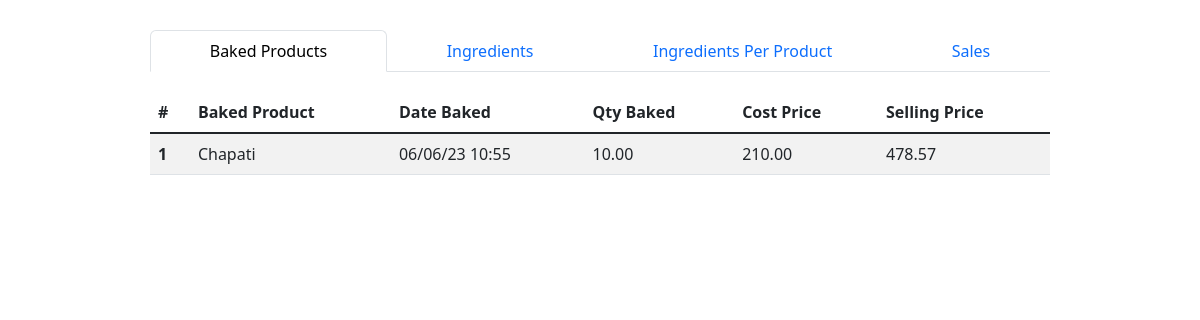
The app's page /analytics (signed in) with its own data.
### app.py (models this page shows, shortened)
class BakedProduct(db.Model):
    id = db.Column(db.Integer, primary_key=True)
    name_id = db.Column(db.Integer, db.ForeignKey('baked_product_name.id'), nullable=False)
    quantity = db.Column(db.DECIMAL(precision=8, scale=2), nullable=False)
    cost_price = db.Column(db.DECIMAL(precision=8, scale=2), nullable=False)
    selling_price = db.Column(db.DECIMAL(precision=8, scale=2), nullable=False)
    date_baked = db.Column(db.DateTime, default=datetime.datetime.utcnow)
    unit_of_measurement_id = db.Column(db.Integer, db.ForeignKey('unit_of_measurement.id'), nullable=False)
    ingredients = db.relationship('BakedProductIngredient', backref='baked_product', lazy=True)
    user_id = db.Column(db.Integer, db.ForeignKey('user.id'), nullable=False)
    user = db.relationship('User', backref=db.backref('baked_products', lazy=True))

class BakedProductName(db.Model):
    id = db.Column(db.Integer, primary_key=True)
    name = db.Column(db.String(100), nullable=False)
    user_id = db.Column(db.Integer, db.ForeignKey('user.id'), nullable=False)

### app.py (the view)
@app.route('/analytics')
@login_required
def analytics():
    user_id = current_user.id
    start_date, end_date = get_past_week_dates()
    top_ingredients = get_top_ingredients(user_id, start_date, end_date)
    top_ingredients_with_percentage = calculate_ingredient_percentages(top_ingredients)
    top_ingredients_with_index = enumerate_top_ingredients(top_ingredients_with_percentage)
    baked_products = get_baked_products(user_id, start_date, end_date)
    table_data = format_table_data(baked_products)
    baked_products = BakedProduct.query.filter_by(user_id=user_id).all()
    unique_ingredients = set(ingredient.product_id for product in baked_products for ingredient in product.ingredients)
    total_unique_ingredients = len(unique_ingredients)
    baked_product_percentages = [
        (product, len(product.ingredients), round((len(product.ingredients) / total_unique_ingredients) * 100, 2))
        for product in baked_products
    ]
    baked_product_names = BakedProductName.query.filter_by(user_id=user_id).all()
    baked_product_names_dict = {name.id: name.name for name in baked_product_names}
    baked_product_percentages_with_names = [
        (baked_product_names_dict.get(product.name_id), *product_data)
        for product, *product_data in baked_product_percentages
    ]
    return render_template('analytics.html',
                           top_ingredients_with_index=top_ingredients_with_index,
                           table_data=table_data,
                           get_unit_of_measurement_name=get_unit_of_measurement_name,
                           baked_product_percentages=baked_product_percentages_with_names,
                           get_product_status=get_product_status,
                           get_category_name=get_category_name)

### app.py (called while the page is built)
@login_manager.user_loader
def load_user(user_id):
    return User.query.get(int(user_id))

def get_past_week_dates():
    end_date = datetime.datetime.now()
    start_date = end_date - datetime.timedelta(days=7)
    return start_date, end_date

def calculate_ingredient_percentages(top_ingredients):
    top_ingredients_with_percentage = []
    for ingredient in top_ingredients:
        name, quantity, unit, quantity_remaining = ingredient
        percentage = round((quantity / (quantity + quantity_remaining)) * 100)
        top_ingredients_with_percentage.append((name, quantity, unit, percentage, quantity_remaining))
    return top_ingredients_with_percentage

def enumerate_top_ingredients(top_ingredients_with_percentage):
    top_ingredients_with_index = [(index + 1, ingredient) for index, ingredient in enumerate(top_ingredients_with_percentage)]
    return top_ingredients_with_index

def get_baked_products(user_id, start_date, end_date):
    baked_products = db.session.query(
        BakedProduct,
        BakedProductName.name
    ).join(
        BakedProductName, BakedProduct.name_id == BakedProductName.id
    ).filter(
        BakedProduct.user_id == user_id,
        BakedProduct.date_baked.between(start_date, end_date)
    ).order_by(BakedProduct.date_baked).all()
    return baked_products

def format_table_data(baked_products):
    table_data = []
    for index, (baked_product, product_name) in enumerate(baked_products, start=1):
        table_data.append({
            'Index': index,
            'Baked Product Name': product_name,
            'Cost Price': baked_product.cost_price,
            'Selling Price': baked_product.selling_price,
            'Quantity Baked': baked_product.quantity,
            'Date Baked': baked_product.date_baked
        })
    return table_data

### templates/analytics.html (shortened to what this page needs)
<!DOCTYPE html>
<html lang="en">
<head>
    <link href="https://cdn.jsdelivr.net/npm/bootstrap@5.3.0-alpha3/dist/css/bootstrap.min.css" rel="stylesheet">
    <link rel="stylesheet" href="/static/styles/analytics.css">
</head>
<body>
    <div id="container">
        <div>
            <nav class="nav  flex-column flex-sm-row">
                <div class="nav nav-tabs" id="nav-tab" role="tablist">
                  <button class="nav-link active flex-sm-fill text-sm-center" id="nav-baked-tab" data-bs-toggle="tab" data-bs-target="#nav-baked" type="button" role="tab" aria-controls="nav-baked" aria-selected="true">Baked Products</button>
                  <button class="nav-link flex-sm-fill text-sm-center" id="nav-ingredients-tab" data-bs-toggle="tab" data-bs-target="#nav-ingredients" type="button" role="tab" aria-controls="nav-ingredients" aria-selected="false">Ingredients</button>
                  <button class="nav-link flex-sm-fill text-sm-center" id="nav-ingredients/product-tab" data-bs-toggle="tab" data-bs-target="#nav-ingredients/product" type="button" role="tab" aria-controls="nav-ingredients/product" aria-selected="false">Ingredients Per Product</button>
                  <button class="nav-link flex-sm-fill text-sm-center" id="nav-sales-tab" data-bs-toggle="tab" data-bs-target="#nav-sales" type="button" role="tab" aria-controls="nav-sales" aria-selected="false">Sales</button>
                </div>
            </nav>
            <div class="tab-content" id="nav-tabContent">
                <div class="tab-pane fade show active table-responsive" id="nav-baked" role="tabpanel" aria-labelledby="nav-baked-tab" tabindex="0">
                    <table class="table table-striped">
                        <thead class="sticky-top">
                          <tr>
                            <th scope="col">#</th>
                            <th scope="col">Baked Product</th>
                            <th scope="col">Date Baked</th>
                            <th scope="col">Qty Baked</th>
                            <th scope="col">Cost Price</th>
                            <th scope="col">Selling Price</th>
                          </tr>
                        </thead>
                        <tbody class="table-group-divider">
                          {% for row in table_data %}
                            <tr>
                              <th scope="row">{{ row['Index'] }}</th>
                              <td>{{ row['Baked Product Name'] }}</td>
                              <td>{{ row['Date Baked'].strftime('%d/%m/%y %H:%M') }}</td>
                              <td>{{ row['Quantity Baked'] }}</td>
                              <td>{{ row['Cost Price'] }}</td>
                              <td>{{ row['Selling Price'] }}</td>
                            </tr>
                          {% endfor %}
                        </tbody>
                      </table>
                </div>
            </div>
        </div>
    </div>
</body>
</html>

### static/styles/analytics.css (style rules this page uses)
body { margin: 0; padding: 0; box-sizing: border-box; display: flex; justify-content: center; align-items: center; }
#container { width: 75vw; display: flex; justify-content: space-evenly; margin-top: 30px; }
#container div { width: 100%; }
#nav-tabContent { margin-top: 20px; }

### records on screen
BakedProduct: Index "1", name "Chapati", date_baked "06/06/23 10:55", quantity "10.00", cost_price "210.00", selling_price "478.57"
